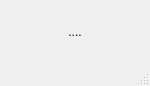
<?xml version="1.0" encoding="UTF-8"?>
<ui version="4.0">
 <class>MainWindow</class>
 <widget class="QMainWindow" name="MainWindow">
  <property name="geometry">
   <rect>
    <x>0</x>
    <y>0</y>
    <width>150</width>
    <height>86</height>
   </rect>
  </property>
  <property name="windowTitle">
   <string>MainWindow</string>
  </property>
  <widget class="QWidget" name="centralwidget">
   <layout class="QVBoxLayout" name="verticalLayout">
    <item>
     <widget class="QLabel" name="reponse">
      <property name="text">
       <string>....</string>
      </property>
      <property name="alignment">
       <set>Qt::AlignCenter</set>
      </property>
     </widget>
    </item>
   </layout>
  </widget>
  <widget class="QMenuBar" name="menubar">
   <property name="geometry">
    <rect>
     <x>0</x>
     <y>0</y>
     <width>150</width>
     <height>17</height>
    </rect>
   </property>
  </widget>
  <widget class="QStatusBar" name="statusbar"/>
 </widget>
 <resources/>
 <connections/>
</ui>
